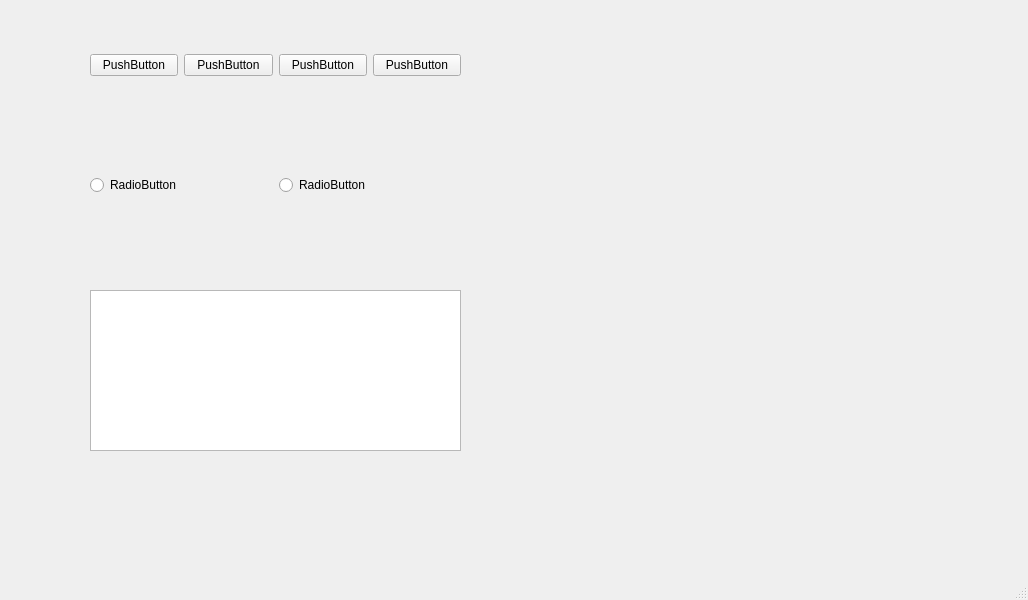
<?xml version="1.0" encoding="UTF-8"?>
<ui version="4.0">
 <class>MainWindow</class>
 <widget class="QMainWindow" name="MainWindow">
  <property name="geometry">
   <rect>
    <x>0</x>
    <y>0</y>
    <width>1028</width>
    <height>600</height>
   </rect>
  </property>
  <property name="windowTitle">
   <string>MainWindow</string>
  </property>
  <widget class="QWidget" name="centralwidget">
   <widget class="QWidget" name="horizontalLayoutWidget">
    <property name="geometry">
     <rect>
      <x>90</x>
      <y>40</y>
      <width>371</width>
      <height>51</height>
     </rect>
    </property>
    <layout class="QHBoxLayout" name="horizontalLayout">
     <item>
      <widget class="QPushButton" name="pushButton_3">
       <property name="text">
        <string>PushButton</string>
       </property>
      </widget>
     </item>
     <item>
      <widget class="QPushButton" name="pushButton">
       <property name="text">
        <string>PushButton</string>
       </property>
      </widget>
     </item>
     <item>
      <widget class="QPushButton" name="pushButton_6">
       <property name="text">
        <string>PushButton</string>
       </property>
      </widget>
     </item>
     <item>
      <widget class="QPushButton" name="pushButton_2">
       <property name="text">
        <string>PushButton</string>
       </property>
      </widget>
     </item>
    </layout>
   </widget>
   <widget class="QWidget" name="horizontalLayoutWidget_2">
    <property name="geometry">
     <rect>
      <x>90</x>
      <y>130</y>
      <width>371</width>
      <height>111</height>
     </rect>
    </property>
    <layout class="QHBoxLayout" name="horizontalLayout_2">
     <item>
      <widget class="QRadioButton" name="radioButton">
       <property name="text">
        <string>RadioButton</string>
       </property>
      </widget>
     </item>
     <item>
      <widget class="QRadioButton" name="radioButton_2">
       <property name="text">
        <string>RadioButton</string>
       </property>
      </widget>
     </item>
    </layout>
   </widget>
   <widget class="QWidget" name="horizontalLayoutWidget_3">
    <property name="geometry">
     <rect>
      <x>90</x>
      <y>290</y>
      <width>371</width>
      <height>161</height>
     </rect>
    </property>
    <layout class="QHBoxLayout" name="horizontalLayout_3">
     <item>
      <widget class="QTextBrowser" name="textBrowser"/>
     </item>
    </layout>
   </widget>
  </widget>
  <widget class="QMenuBar" name="menubar">
   <property name="geometry">
    <rect>
     <x>0</x>
     <y>0</y>
     <width>1028</width>
     <height>22</height>
    </rect>
   </property>
  </widget>
  <widget class="QStatusBar" name="statusbar"/>
 </widget>
 <resources/>
 <connections/>
</ui>
